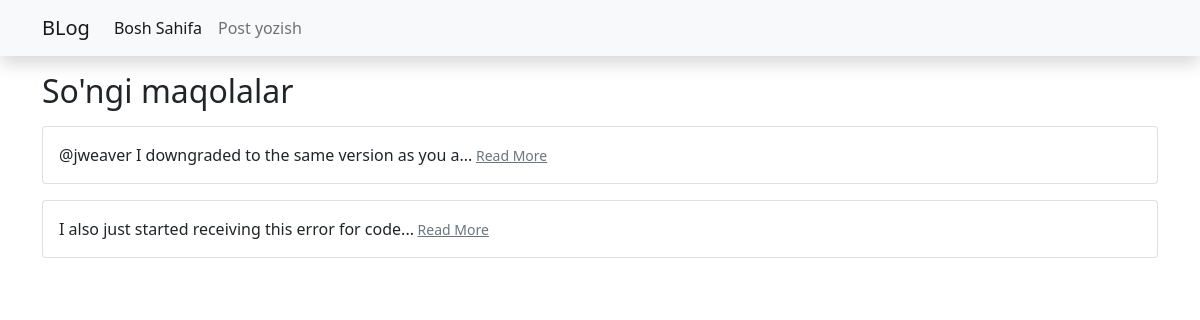
The app's page /, older data.
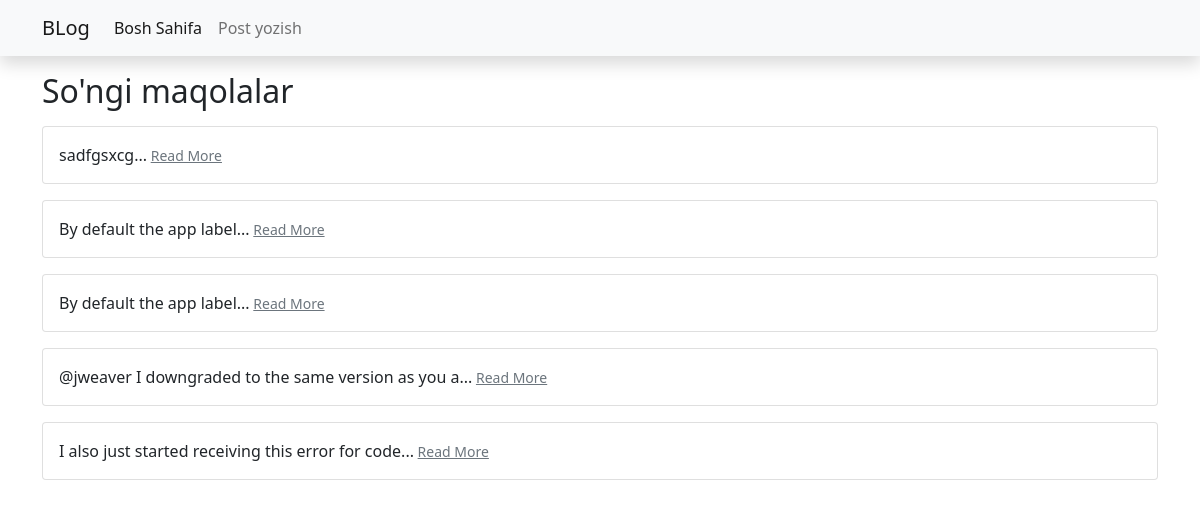
The same page, newer data.
### posts/models.py (models this page shows, shortened)
class Post(models.Model):
    author = models.ForeignKey(User, on_delete=models.CASCADE)
    title = models.CharField(max_length=50)
    body = models.TextField()
    created = models.DateTimeField(auto_now_add=True)
    updated = models.DateTimeField(auto_now=True)
    def get_absolute_url(self):
        return '/' + str(self.id) + '/'
    class Meta:
        ordering = ['-id']

### posts/views.py (the view)
# urls.py: path('', PostListView.as_view(), name="list"),
class PostListView(generic.ListView):
    model = Post
    template_name = 'list.html'
    context_object_name = 'posts'

### templates/list.html (shortened to what this page needs)
{% extends "base.html" %}
{% block content %}
    <h2 class="mt-3" >So'ngi maqolalar</h2>
    <div class="cards" >
        {% for post in posts %}
            <div class="card mt-3 ">
                <div class="card-body">
                    {{post.title}}...<small>  <a class="text-muted" href="{{post.get_absolute_url}}">Read More</a></small>
              </div>
            </div>
        {% endfor %}
    </div>
{% endblock %}

### templates/base.html (shortened to what this page needs)
<!DOCTYPE html>
<html>
<head>
    <link href="https://cdn.jsdelivr.net/npm/bootstrap@5.0.2/dist/css/bootstrap.min.css" rel="stylesheet">
</head>
<body>
    <nav class="navbar shadow navbar-expand-lg navbar-light bg-light">
      <div class="container ">
        <a class="navbar-brand" href="/">BLog</a>
        <div class="navbar-collapse" id="navbarNav">
          <ul class="navbar-nav">
            <li class="nav-item">
              <a class="nav-link active" aria-current="page" href="/">Bosh Sahifa</a>
            </li>
            <li class="nav-item">
              <a class="nav-link" href="{% url 'posts:create' %}">Post yozish</a>
            </li>
          </ul>
        </div>
      </div>
    </nav>
    <div class="container" >{% block content %}{% endblock %}</div>
</body>
</html>

Row changes from the older to the newer data that the page shows:
added Post: title "sadfgsxcg"
added Post: title "By default the app label"
added Post: title "By default the app label"
